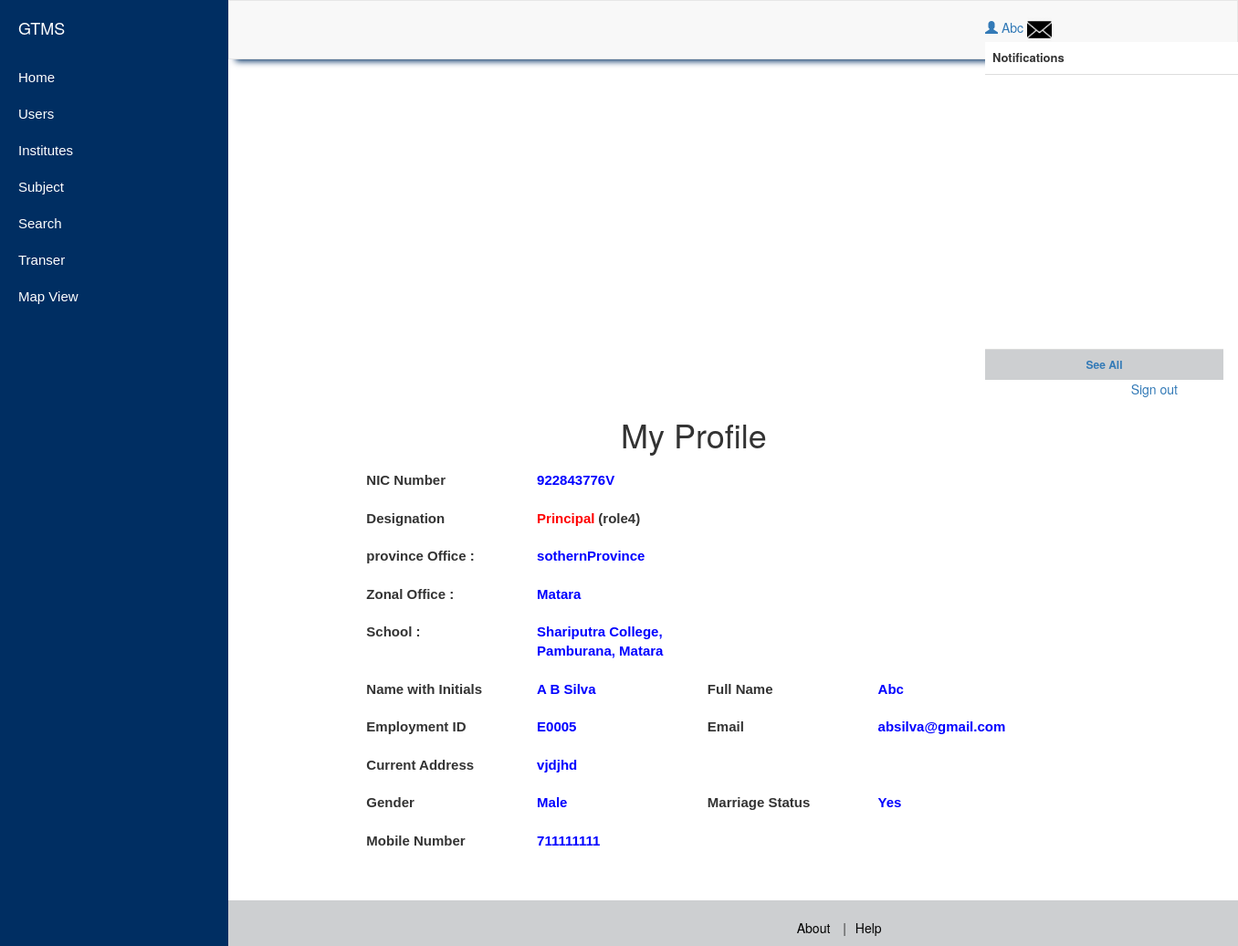
The app's page /interfaces/viewProfile.php (signed in) with its own data.
### tables this page shows
CREATE TABLE IF NOT EXISTS `zonal_office` (
`zonalID` int(11) NOT NULL,
  `zonalName` varchar(100) NOT NULL,
  `instituteID` int(11) NOT NULL,
  `provinceOfficeID` int(11) NOT NULL
);

CREATE TABLE IF NOT EXISTS `school` (
`schoolID` int(11) NOT NULL,
  `schoolName` varchar(150) NOT NULL DEFAULT '0',
  `instituteID` int(11) NOT NULL,
  `provinceOfficeID` int(11) NOT NULL,
  `zonalOfficeID` int(11) NOT NULL,
  `schoolTypeID` int(11) NOT NULL,
  `numOfStudents` int(11) DEFAULT NULL,
  `lat` float DEFAULT NULL,
  `lng` float DEFAULT NULL
);

### interfaces/viewProfile.php (the view, shortened to what the rows shown need)
<!DOCTYPE html>
<html lang="en">
    <head>
        <link href="../assets/css/bootstrap.min.css" rel="stylesheet">
        <link href="../assets/css/simple-sidebar.css" rel="stylesheet">
        <link href="../assets/css/home.css" rel="stylesheet">
        <link href="../assets/css/smallbox.css" rel="stylesheet">
        <link href="../assets/css/footer.css" rel="stylesheet">
        <link href="../assets/css/navbar_styles.css" rel="stylesheet">
        <link href="../assets/css/fonts_styles.css" rel="stylesheet">
    </head>
    <body>
        <div id="wrapper" >
            <?php include 'navigationBar.php' ?>
            <div id="page-content-wrapper" style="min-height: 540px;">
                <div class="container-fluid">
                    <div class="col-lg-9 col-lg-offset-1">
                        <?php
                        require '../classes/employee.php';
                        $employee = new Employee();
                        $designationTypeID = $_SESSION["designationTypeID"];
                        $nicNumber = $_SESSION["nic"];
                        $searchUserSchoolId = 0;
                        $searchUserZonalId = 0;
                            $result1 = $employee->findProvinceOfficerDetails($nicNumber);
                            $result2 = $employee->getZonalOfficerDetails($nicNumber);
                            $result3 = $employee->getPrincipalTeacherBasicDetails($nicNumber);
                            $result4 = $employee->getTeacherSubjectDetails($nicNumber);
                        if($designationTypeID == 1){
                            $designationTypeID = $_SESSION["designationTypeID"];
                            $nicNumber = $_SESSION["nic"];
                            $roleType = $_SESSION["roleTypeID"];
                            $fullName = $_SESSION["fullName"];
                            $nameWithInitials = $_SESSION["nameWithInitials"];
                            $employmentID = $_SESSION["employementID"];
                            $emailAddress = $_SESSION["email"];
                            $address = $_SESSION["currentAdderss"];
                             $gender = $_SESSION["gender"];
                            $marrigeState = $_SESSION["marrageState"];
                            $mobileNumber = $_SESSION["mobile"];
                        }else if($designationTypeID == 2){
                            $searchUserProvinceId = $result1['provinceID'];
                        }else if($designationTypeID == 3){
                            $searchUserProvinceId = $result2['provinceOfficeID'];
                            $searchUserZonalId= $result2['zonalID'];
                        }else if($designationTypeID == 4){
                            $searchUserZonalId =  $result3['zonalOfficeID'];
                            $searchUserSchoolId =  $result3['schoolID'];
                        }else{
                            $searchUserProvinceId =  $result3['provinceOfficeID'];
                            $searchUserZonalId =  $result3['zonalOfficeID'];
                            $searchUserSchoolId =  $result3['schoolID'];
                            $searchUserSubjectId = $result4['appoinmentSubject'];
                        }
                        ?>
                        <div align="center" style="padding-bottom:10px;">
                            <h1>My Profile</h1>
                        </div>
                        <div style="">
                            <form action="<?php echo htmlspecialchars($_SERVER["PHP_SELF"]); ?>" method="POST">
                                <div class="row">
                                    <div class="form-group col-lg-12 col-md-12 col-sm-12">
                                        <?php if($searchUserZonalId > 0) { ?>
                                        <div class="row">
                                            <div id="zonalOfficeDiv"  class="form-group col-lg-12 col-md-12 col-sm-12">
                                                <div id="zonalOfficeHidden" class="form-group">
                                                    <div class="col-xs-6 col-sm-3 col-md-3 col-lg-3">
                                                        <?php
                                                            $result = $employee->loadZonalOffices();
                                                            foreach ($result as $array) {
                                                                if ($array['zonalID'] == $searchUserZonalId) {
                                                                    echo '<label style="color:blue;" selected = "true" value="' . $array['zonalID'] . '" >' . $array['zonalName'] . '</label>';
                                                                }
                                                            }
                                                            ?>
                                                    </div>
                                                </div>
                                            </div>
                                        </div>
                                        <?php } ?>
                                        <?php if($searchUserSchoolId > 0) {?>
                                        <div class="row">
                                            <div  id="schoolIdDiv"  class="form-group col-lg-12 col-md-12 col-sm-12">
                                                <div id="schoolHidden" class="form-group">
                                                    <div class="col-xs-6 col-sm-3 col-md-3 col-lg-3">
                                                          <?php
                                                            $result = $employee->loadSchools();
                                                            foreach ($result as $array) {
                                                                if ($array['schoolID'] == $searchUserSchoolId) {
                                                                    echo '<label style="color:blue;" selected = "true" value="' . $array['schoolID'] . '" >' . $array['schoolName'] . '</label>';
                                                                }
                                                            }
                                                            ?>
                                                    </div>
                                                </div>
                                            </div>
                                        </div>
                                        <?php } ?>
                                    </div>
                                </div>
                            </form>
                        </div>
                   </div>
                </div>
            </div>
        </div>
    </body>
</html>

### records on screen
zonal_office: $array['zonalID'] 12 (drawn), zonalName "Matara"
school: $array['schoolID'] 5 (drawn), schoolName "Shariputra College, Pamburana, Matara"

### other values on screen
$_SESSION["fullName"] "Abc"
$nicNumber "922843776V"
$roleType "4"
$nameWithInitials "A B Silva"
$fullName "Abc"
$employmentID "E0005"
$emailAddress "absilva@gmail.com"
$address "vjdjhd"
$mobileNumber "711111111"
